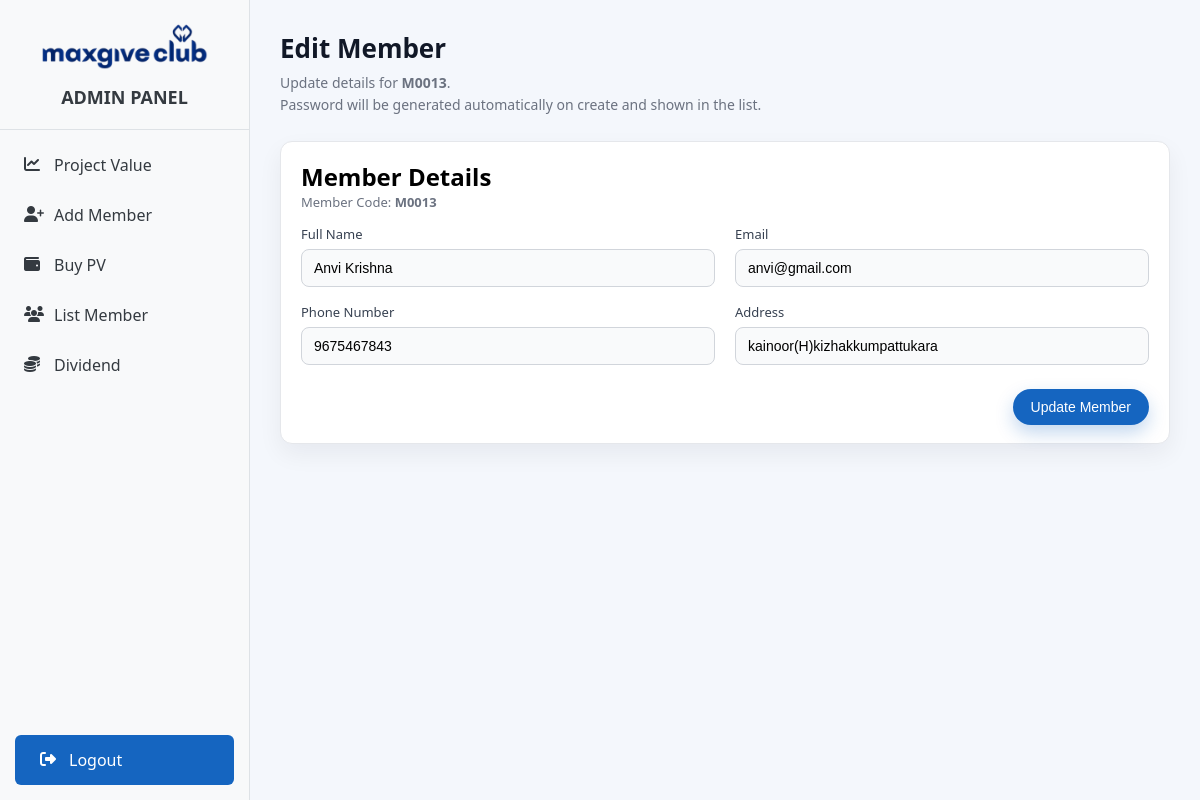
Page /members/13/edit/ on the committed database.
### clubapp/models.py (models this page shows, shortened)
class Member(models.Model):
    member_code = models.CharField(max_length=10, unique=True, blank=True)
    full_name = models.CharField(max_length=200)
    email = models.EmailField(unique=True)
    phone_number = models.CharField(max_length=20, blank=True)
    address = models.CharField(max_length=255, blank=True)
    password = models.CharField(max_length=128, blank=True)
    join_date = models.DateTimeField(auto_now_add=True)

### clubapp/views.py (the view, shortened to what this page needs)
# urls.py: path("members/<int:pk>/edit/", views.edit_member, name="edit_member"),
def edit_member(request, pk):
    m = get_object_or_404(Member, pk=pk)
    return render(request, "add_member.html", {"mode": "edit", "member": m,
                  "full_name": m.full_name, "email": m.email, "phone_number": m.phone_number, "address": m.address})

### clubapp/templates/add_member.html (shortened to what this page needs)
{% extends 'admin_dashboard.html' %}
{% load static %}
{% block content %}
<div class="pv-page">
    <div class="pv-header">
        <div>
            <h1>{% if mode == 'edit' %}Edit Member{% else %}Add Member{% endif %}</h1>
            <p class="pv-subtitle">
                {% if mode == 'edit' and member %}
                    Update details for <strong>{{ member.member_code }}</strong>.
                {% else %}
                    Create a new member. PV units will be handled separately in Buy PV.
                {% endif %}
            </p>
            <p class="pv-subtitle">
                Password will be generated automatically on create and shown in the list.
            </p>
        </div>
    </div>
    <div class="pv-card">
        <h2>Member Details</h2>
        {% if mode == 'edit' and member %}
            <p class="pv-note" style="margin-bottom: 10px;">
                Member Code: <strong>{{ member.member_code }}</strong>
            </p>
        {% endif %}
        <form method="POST" class="member-form">
            <div class="form-grid">
                <div class="form-group">
                    <label for="id_full_name">Full Name</label>
                    <input type="text" id="id_full_name" name="full_name"
                           value="{{ full_name }}" required>
                </div>
                <div class="form-group">
                    <label for="id_email">Email</label>
                    <input type="email" id="id_email" name="email"
                           value="{{ email }}" required>
                </div>
                <div class="form-group">
                    <label for="id_phone_number">Phone Number</label>
                    <input type="text" id="id_phone_number" name="phone_number"
                           value="{{ phone_number }}">
                </div>
                <div class="form-group">
                    <label for="id_address">Address</label>
                    <input type="text" id="id_address" name="address"
                           value="{{ address }}">
                </div>
            </div>
            <div class="form-actions">
                <button type="submit" class="btn-primary">
                    {% if mode == 'edit' %}Update Member{% else %}Save Member{% endif %}
                </button>
            </div>
        </form>
    </div>
</div>
{% endblock %}

### clubapp/templates/admin_dashboard.html (style rules this page uses)
:root { --sidebar-light: #f8f9fa; --sidebar-text: #343a40; --logo-deep-blue: #1565C0; --primary-accent: var(--logo-deep-blue); --action-blue: var(--logo-deep-blue); --light-bg: #f4f7fc; --sidebar-border: #dee2e6; }
* { margin: 0; padding: 0; box-sizing: border-box; }
body { font-family: 'Segoe UI', Tahoma, Geneva, Verdana, sans-serif; background-color: var(--light-bg); min-height: 100vh; display: flex; }

### clubapp/templates/add_member.html (style rules this page uses)
:root { --deep-blue: #1565C0; --dark-text: #111827; --muted-text: #6b7280; --border-default: #d1d5db; --success-bg: #ecfdf3; --success-text: #15803d; --success-border: #bbf7d0; }
.pv-page { display: flex; flex-direction: column; gap: 24px; }
.pv-header h1 { font-size: 26px; color: var(--dark-text); margin-bottom: 6px; }
.pv-subtitle { font-size: 14px; color: var(--muted-text); line-height: 1.6; }
.pv-card { background-color: #ffffff; border-radius: 12px; padding: 18px 20px; box-shadow: 0 10px 25px rgba(15, 23, 42, 0.06); border: 1px solid #e5e7eb; }
.pv-note { font-size: 13px; color: var(--muted-text); }
.member-form { margin-top: 14px; display: flex; flex-direction: column; gap: 16px; }
.form-grid { display: grid; grid-template-columns: repeat(2, minmax(0, 1fr)); gap: 16px 20px; }
.form-group { display: flex; flex-direction: column; gap: 6px; }
.form-group label { font-size: 13px; font-weight: 500; color: #374151; }
.form-group input { padding: 10px 12px; border-radius: 8px; border: 1px solid var(--border-default); font-size: 14px; outline: none; background-color: #f9fafb; transition: border-color 0.2s, box-shadow 0.2s, background-color 0.2s; }
.form-actions { margin-top: 8px; display: flex; justify-content: flex-end; }
.btn-primary { padding: 10px 18px; border-radius: 999px; border: none; background: var(--deep-blue); color: white; font-size: 14px; font-weight: 500; cursor: pointer; transition: transform 0.15s ease, box-shadow 0.15s ease; box-shadow: 0 8px 18px rgba(21, 101, 192, 0.25); text-decoration: none; }

### rows in the picture
Member: member_code "M0013", full_name "Anvi Krishna", email "anvi@gmail.com", phone_number "9675467843", address "kainoor(H)kizhakkumpattukara"
